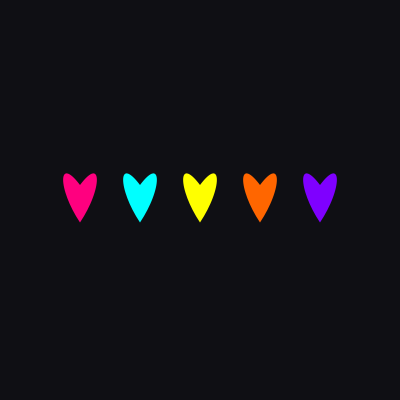
Frame 1 (no input)
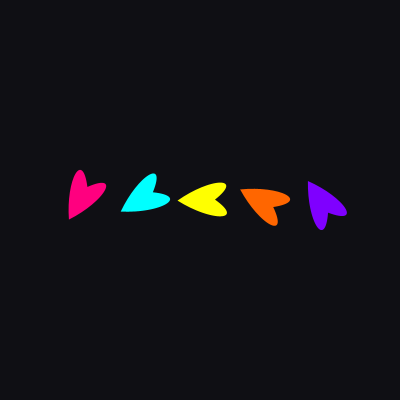
Frame 60 (the mouse pressed at the canvas centre just before this capture)
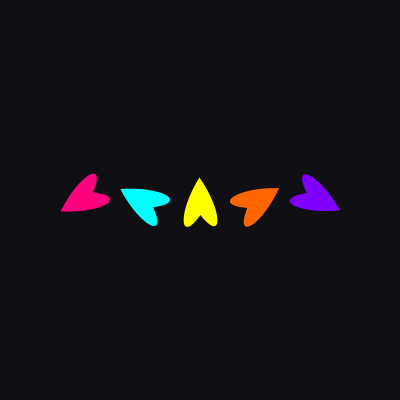
Frame 120 (the mouse held since frame 60 and released just before this capture)

The Processing sketch that drew these frames (run headless with seeded random() and noise(); from frame 60 on, the mouse is pressed at the canvas centre):

// Processing sketch: poppush_solution_colours
// ── poppush_solution_colours.pde
float angleOne = 0;
float angleTwo = 0;
float[] angles = {0, 0, 0, 0, 0}; 


color[] colours = {
  color(255, 0, 127),   
  color(0, 255, 255),  
  color(255, 255, 0),  
  color(255, 102, 0),   
  color(127, 0, 255)    
};

float xpos = 80;
float xstep = 60;

void setup() {
  size(400, 400);
}

void draw() {
  background(15, 15, 20); 
  
  for(int i = 0; i < angles.length; i++) {
    pushMatrix();
    fill(colours[i]);
    noStroke();
    translate(xpos + (xstep * i), height/2);
    rotate(radians(angles[i]));
    
 
    drawHeart(0, 0, 45); 
    
    angles[i] = angles[i] + (0.5 * (i + 1));
    popMatrix();
  }
}


void drawHeart(float x, float y, float size) {
  beginShape();
 
  vertex(x, y + size / 2);
  bezierVertex(x - size / 2, y - size / 4, x - size / 2, y - size, x, y - size / 3);
  bezierVertex(x + size / 2, y - size, x + size / 2, y - size / 4, x, y + size / 2);
  endShape(CLOSE);
}
